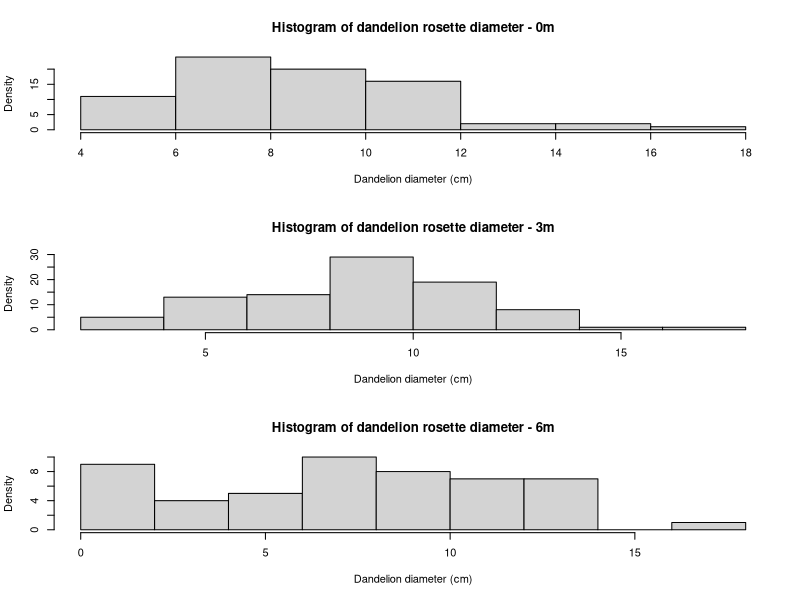
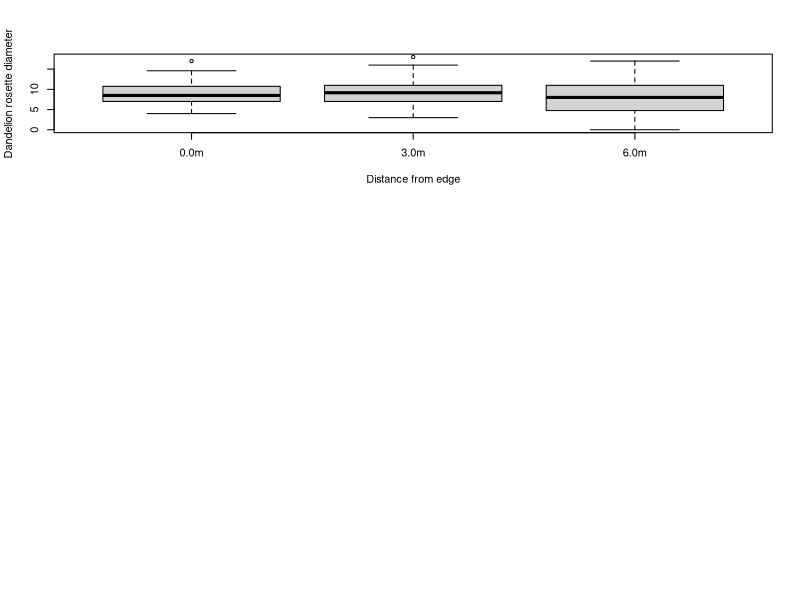
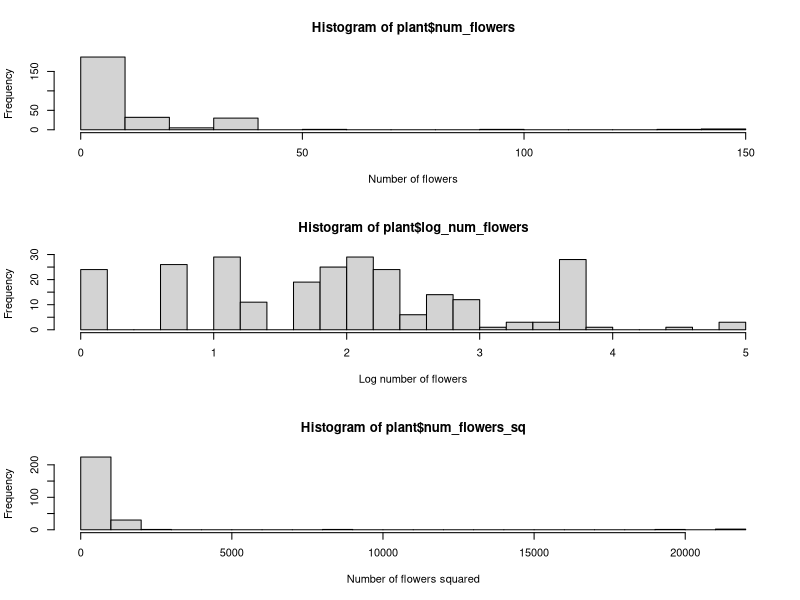
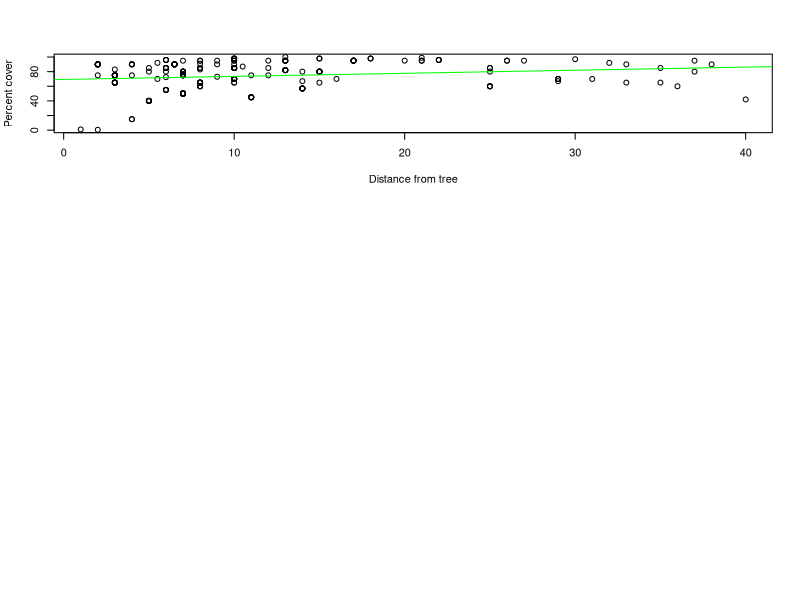

R code for these plots, in order:
## ---- chunk 1
knitr::opts_chunk$set(echo = TRUE)

library(readr)
library(tidyverse)
library(knitr)
library(ggplot2)
## ---- chunk 2

plant <- read.csv("plant_data.csv")

# Make a histogram of dandelion rosette diameter - using basic R plotting code
par(mfrow=c(3,1))


par(mfrow = c(3,1))
hist(plant$dand_rosette_diam_cm[plant$dist_from_edge_m == "0.0m"], xlab="Dandelion diameter (cm)", ylab="Density", main = "Histogram of dandelion rosette diameter - 0m")
hist(plant$dand_rosette_diam_cm[plant$dist_from_edge_m == "3.0m"], xlab="Dandelion diameter (cm)", ylab="Density", main = "Histogram of dandelion rosette diameter - 3m")
hist(plant$dand_rosette_diam_cm[plant$dist_from_edge_m == "6.0m"], xlab="Dandelion diameter (cm)", ylab="Density", main = "Histogram of dandelion rosette diameter - 6m")
## ---- chunk 3
# Make a boxplot of dandelion rosette diameter
boxplot(dand_rosette_diam_cm ~ dist_from_edge_m, plant, xlab="Distance from edge",
		ylab="Dandelion rosette diameter")
## ---- chunk 4
plant$log_num_flowers = log(plant$num_flowers + 1)
plant$num_flowers_sq = plant$num_flowers^2

## ---- chunk 5
# using using basic R plotting code
par(mfrow=c(3,1))
hist(plant$num_flowers, xlab="Number of flowers", breaks=20)
hist(plant$log_num_flowers, xlab="Log number of flowers", breaks=20)
hist(plant$num_flowers_sq, xlab="Number of flowers squared", breaks=20)

## ---- chunk 6
# how you would code this in R
plot(plant$percent_cover ~ plant$dist_from_tree_m, xlab="Distance from tree", ylab="Percent cover")

fit <- lm(plant$percent_cover ~ plant$dist_from_tree_m, data=plant)
abline(fit,col="green")
